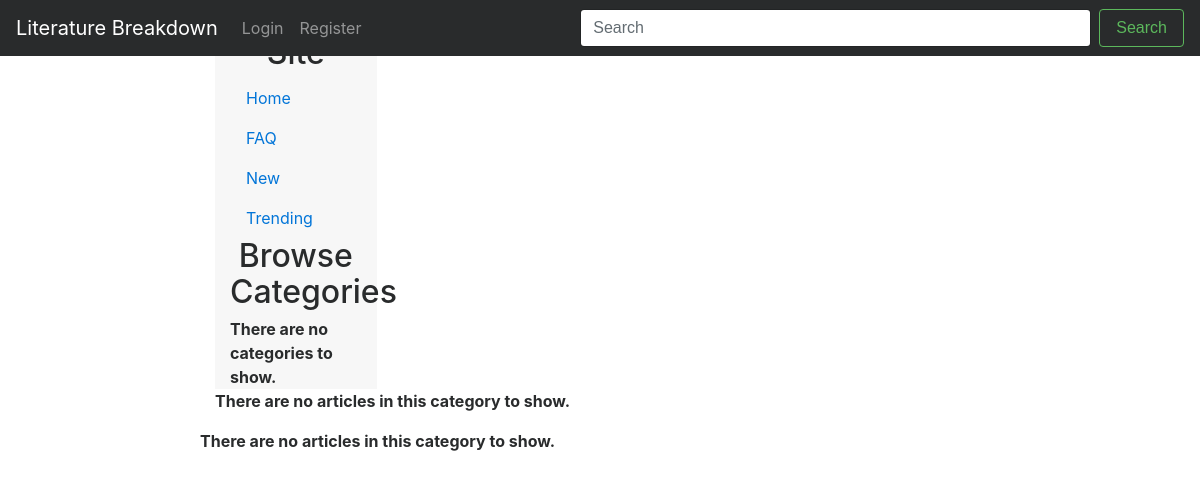
Page /literaturebreakdown/category/short-story/ on the earlier database version.
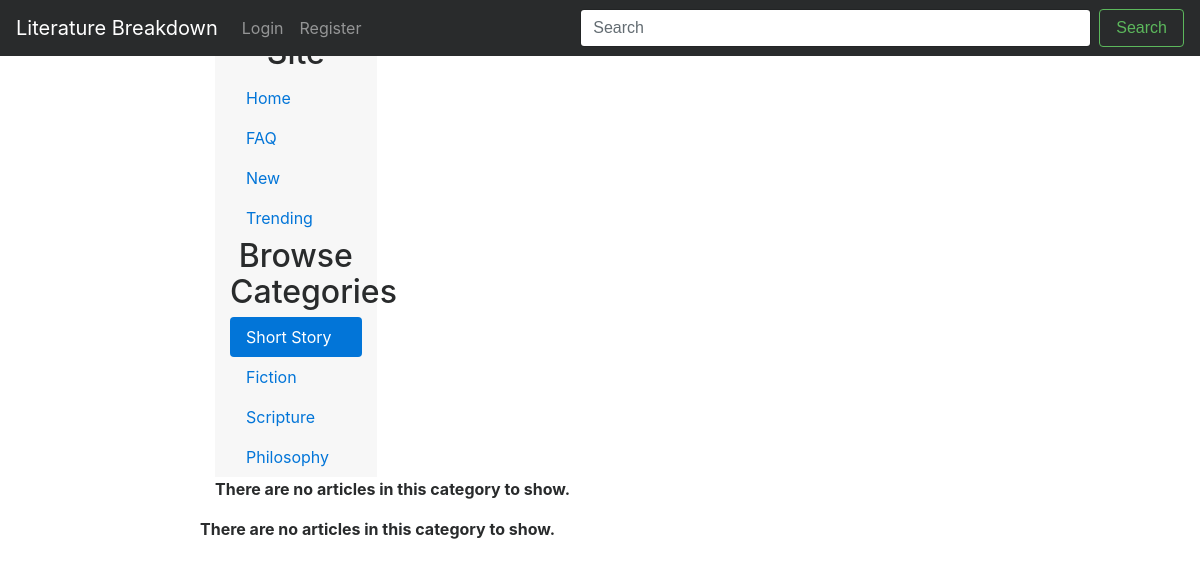
Same page on the later database version.
### lit/models.py (models this page shows, shortened)
class Category(models.Model):
    name = models.CharField(max_length=50, unique=False)
    slug = models.SlugField()
    def __str__(self):
        return self.name

### lit/views.py (the view)
def show_category(request, category_name_slug):
    context_dict = {}
    try:
        category = Category.objects.get(slug=category_name_slug)
        articles = Article.objects.filter(category=category)
        context_dict['articles'] = articles
        context_dict['category'] = category
        category_list = Category.objects.all()
        context_dict['categories'] = category_list
    except Category.DoesNotExist:
        context_dict['articles'] = None
        context_dict['category'] = None
        context_dict['categories'] = None
    return render(request, 'lit/category.html', context_dict)

### templates/lit/category.html (shortened to what this page needs)
<!DOCTYPE html>
{% extends 'lit/base.html' %}
{% load staticfiles %}
{% block body_block %}
	<div class="row">
	<div class="col-sm-9 offset-sm-3 col-md-10 offset-md-2 main">
		<nav class="col-sm-3 col-md-2 hidden-xs-down bg-faded sidebar">
		  <ul class="nav nav-pills flex-column">
			<li class="nav-item">
			<h2 style="text-align:center">Browse Site</h2>
			</li>
				<li class="nav-item">
				  <a class="nav-link" href="{% url 'index' %}">Home <span class="sr-only">(current)</span></a>
				</li>
				<li class="nav-item">
				  <a class="nav-link" href="{% url 'faq' %}">FAQ</a>
				</li>
				<li class="nav-item">
				  <a class="nav-link" href="{% url 'new' %}">New</a>
				</li>
				<li class="nav-item">
				  <a class="nav-link" href="{% url 'trending' %}">Trending</a>
				</li>
			<li class="nav-item">
			<h2 style="text-align:center">Browse Categories</h2>
			</li>
			{% if categories %}
			  {% for c in categories %}
					<li class="nav-item">
					{% if c == category %}
					  <a class="nav-link active" href="{% url 'show_category' c.slug %}">{{ c.name }}</a>
					{% else %}
					  <a class="nav-link" href="{% url 'show_category' c.slug %}">{{ c.name }}</a>
					{% endif %}
					</li>
			   {% endfor %}
			 {% else %}
				  <strong>There are no categories to show.</strong>
			{% endif %}
			  </ul>
			</nav>
		<div class="row marketing">
		  <div class="col-lg-8">
			<p>
			{% if articles %}
			<ul>
			{% for article in articles %}
				<a href="{% url 'show_article' article.slug %}">
				<li>{{ article.title }}</li>
				</a>
			{% endfor %}
			</ul>
			{% else %}
			<strong>There are no articles in this category to show.</strong>
			{% endif %}
			</p>
		  </div>
		  <strong>There are no articles in this category to show.</strong>
		</div>
	</div>
	</div>
{% endblock %}

Differences in the rows shown:
now on this page (row edited): Category: name "Short Story"
now on this page (row edited): Category: name "Fiction"
now on this page (row edited): Category: name "Scripture"
now on this page (row edited): Category: name "Philosophy"
Other differences:
text no longer shown: "There are no categories to show."
